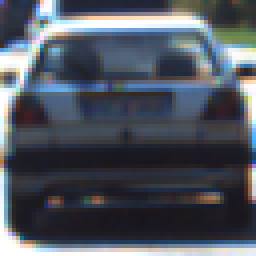
#> input picture dataset/1103.png, 64 x 64 px (shown 4 times larger)
$ python -i pipeline.py   (imports and definitions only)   (older library calls are emulated)
#> lines starting #> are read from the running program, lines starting #| are printed output that depends on the picture
import matplotlib.image as mpimg
import matplotlib.pyplot as plt
import numpy as np
import cv2
import glob
import time
from sklearn.svm import LinearSVC
from sklearn.preprocessing import StandardScaler
from skimage.feature import hog
from helper_func import *
from sklearn.model_selection import GridSearchCV
import pickle
import random
# NOTE: the next import is only valid for scikit-learn version <= 0.17
# for scikit-learn >= 0.18 use:
from sklearn.model_selection import train_test_split
from scipy.ndimage.measurements import label
from collections import deque

from moviepy.editor import VideoFileClip
from IPython.display import HTML
#from sklearn.cross_validation import train_test_split
# Define a function to extract features from a single image window
# This function is very similar to extract_features()
# just for a single image rather than list of images
def augment_image(img):
   new_img = cv2.GaussianBlur(img, (3,3), 0)
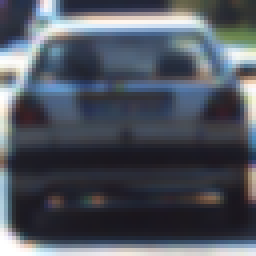
#> new_img: shape (64, 64, 3) (shown 4 times larger); mean R, G, B 78.9, 84.4, 94.6
   #new_img = cv2.cvtColor(new_img, cv2.COLOR_YUV2RGB)
   new_img = cv2.cvtColor(new_img, cv2.COLOR_RGB2HSV)
#> new_img: shape (64, 64, 3); mean H, S, V 106.2, 58.9, 97.1
   new_img = np.array(new_img, dtype = np.float64)
#> new_img: shape (64, 64, 3) float64; mean H, S, V 106.2, 58.9, 97.1
   #Generate new random brightness
   random_bright = .5+random.uniform(0.3,1.0)
   new_img[:,:,2] = random_bright*new_img[:,:,2]
#> new_img: shape (64, 64, 3) float64; mean H, S, V 106.2, 58.9, 135
   new_img[:,:,2][new_img[:,:,2]>255]  = 255
#> new_img: shape (64, 64, 3) float64; mean H, S, V 106.2, 58.9, 127.2
   new_img = np.array(new_img, dtype = np.uint8)
#> new_img: shape (64, 64, 3); mean H, S, V 106.2, 58.9, 126.8
    #Convert back to RGB colorspace
   new_img = cv2.cvtColor(new_img, cv2.COLOR_HSV2RGB)
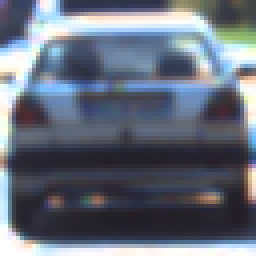
#> new_img: shape (64, 64, 3) (shown 4 times larger); mean R, G, B 101.8, 109.2, 123.5
   #new_img = cv2.cvtColor(new_img, cv2.COLOR_RGB2YUV)
   return new_img


# Read in cars and notcars
images = glob.glob('./dataset/*.png')
cars = []
notcars = []
# [2 lines not run here, left out]

images = glob.glob('./dataset_nonv/*.png')
# [2 lines not run here, left out]


# Reduce the sample size because
# The quiz evaluator times out after 13s of CPU time
#sample_size = 500
#cars = cars[0:sample_size]
#notcars = notcars[0:sample_size]

color_space = 'YCrCb' # Can be RGB, HSV, LUV, HLS, YUV, YCrCb
orient = 32  # HOG orientations
pix_per_cell = 8 # HOG pixels per cell
cell_per_block = 2 # HOG cells per block
hog_channel = "ALL" # Can be 0, 1, 2, or "ALL"
spatial_size = (32, 32) # Spatial binning dimensions
hist_bins = 32    # Number of histogram bins
spatial_feat = True # Spatial features on or off
hist_feat = True # Histogram features on or off
hog_feat = True # HOG features on or off
y_start_stop = [400, 656] # Min and max in y to search in slide_window()


# [49 lines left out: function train_model, not called in this run]

  # [22 lines of commented-out code are left out]
count =6
last_labels = []
history = deque(maxlen=5)

# [113 lines left out: functions find_vehicles_in_frame, find_vehicles_in_video, main, not called in this run]
  # [31 lines of commented-out code are left out]

# [2 lines not run here, left out]

>>> import cv2
>>> picture = cv2.cvtColor(cv2.imread('dataset/1103.png'), cv2.COLOR_BGR2RGB)
>>> result = augment_image(picture)

$ run again, on dataset/1249.png
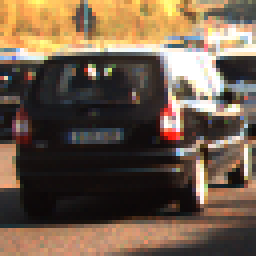
#> input picture dataset/1249.png, 64 x 64 px (shown 4 times larger)
#> in augment_image, `new_img = cv2.GaussianBlur(img, (3,3), 0)`:
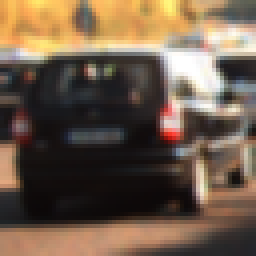
#> new_img: shape (64, 64, 3) (shown 4 times larger); mean R, G, B 111.7, 92.4, 74.5
#> in augment_image, `new_img = cv2.cvtColor(new_img, cv2.COLOR_HSV2RGB)`:
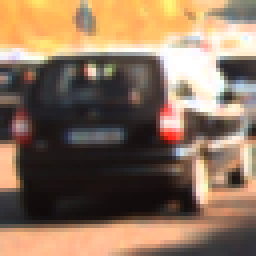
#> new_img: shape (64, 64, 3) (shown 4 times larger); mean R, G, B 139.6, 115.1, 93.7

$ run again, on dataset/1312.png
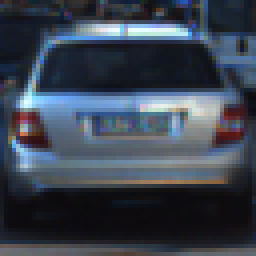
#> input picture dataset/1312.png, 64 x 64 px (shown 4 times larger)
#> in augment_image, `new_img = cv2.GaussianBlur(img, (3,3), 0)`:
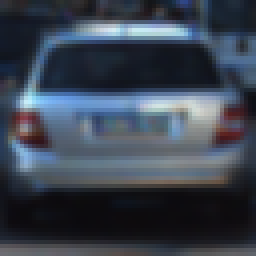
#> new_img: shape (64, 64, 3) (shown 4 times larger); mean R, G, B 59.2, 67.6, 80.4
#> in augment_image, `new_img = cv2.cvtColor(new_img, cv2.COLOR_HSV2RGB)`:
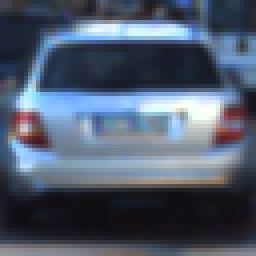
#> new_img: shape (64, 64, 3) (shown 4 times larger); mean R, G, B 79.8, 91, 108.9
